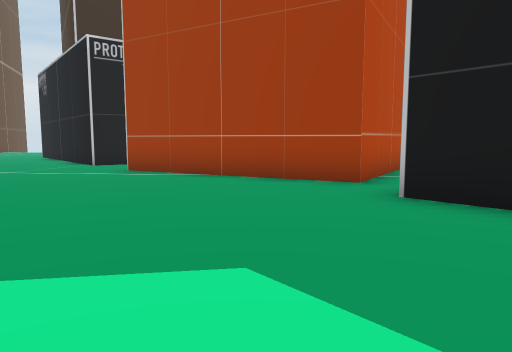
View 1 (above)

22 first-person views from a walk through a Unity game level. The camera is 1.3 m above the floor, tilts 6° down and sees 70° across. The floor is counted in squares, 2 m on a side. Each view is taken from the middle of a square. On the plan, view 1 faces up. The plan holds only what a view shows up to about 11 squares ahead; the rest is blank. The place goes on beyond the plan.

View 2
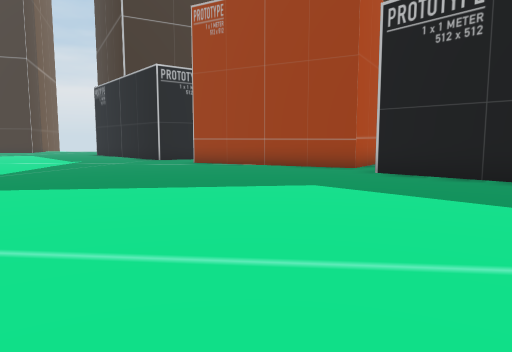

View 3
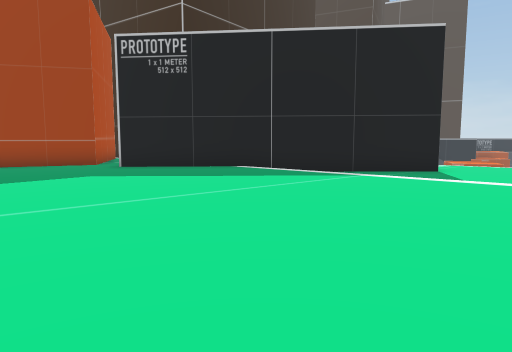

View 4
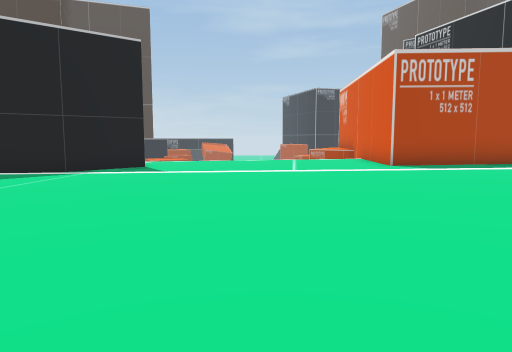

View 5
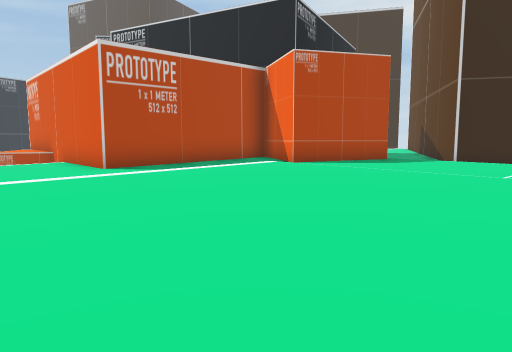

View 6
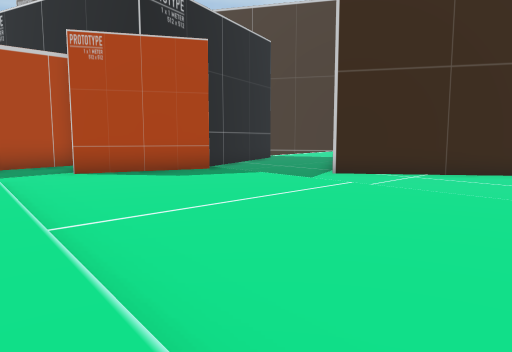

View 7
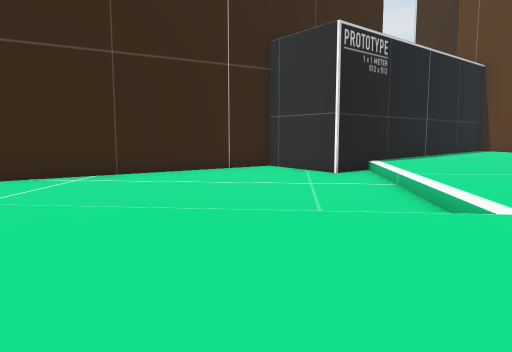

View 8
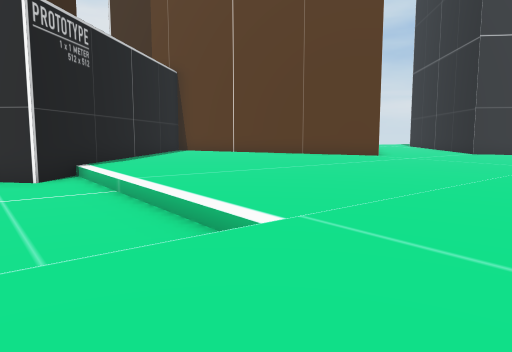

View 9
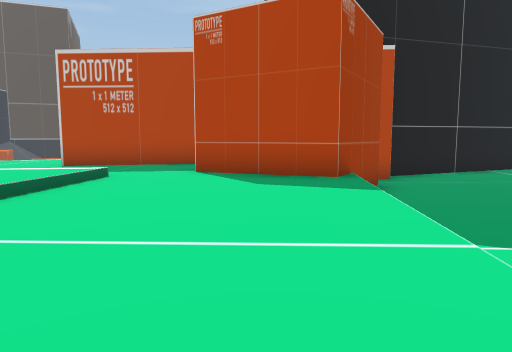

View 10
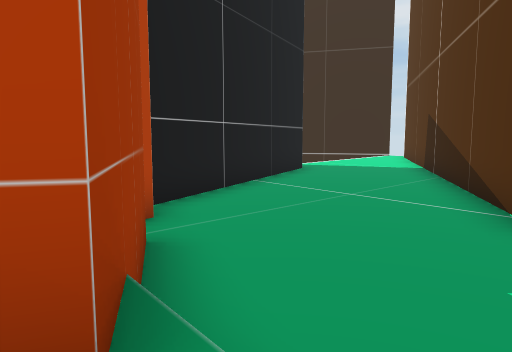

View 11
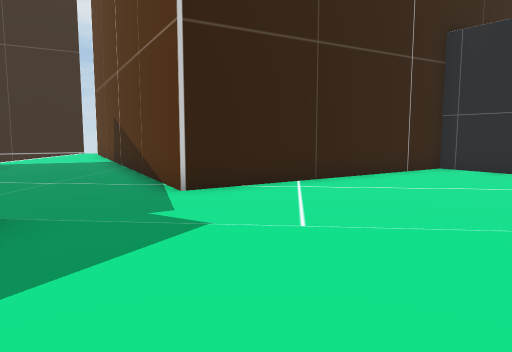

View 12
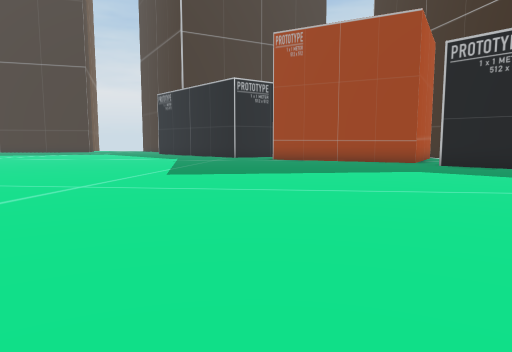

View 13
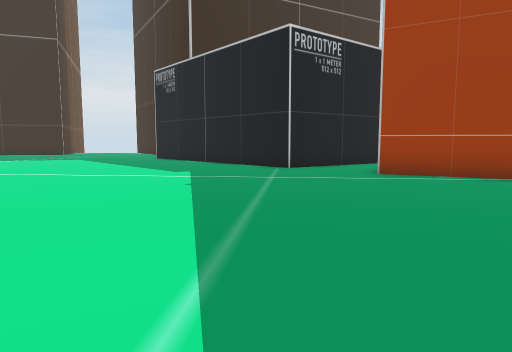

View 14
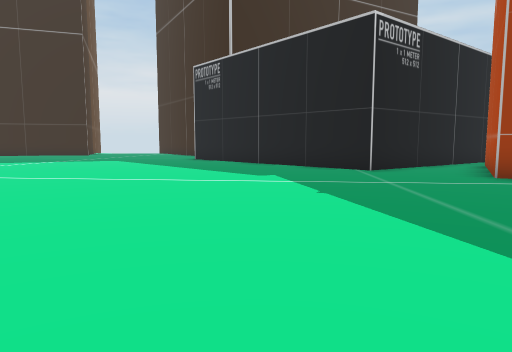

View 15
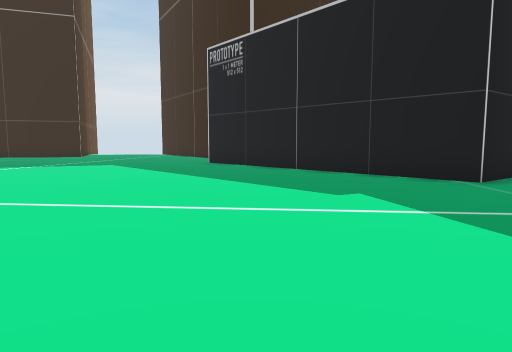

View 16
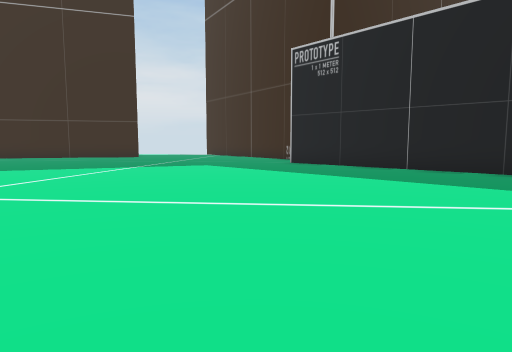

View 17
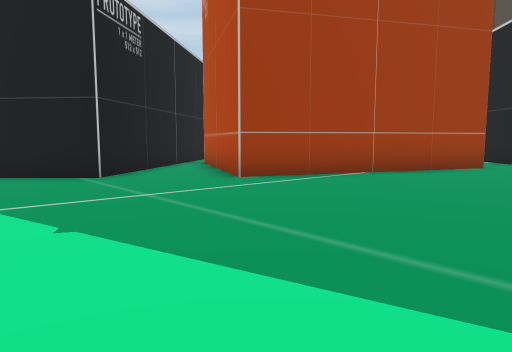

View 18
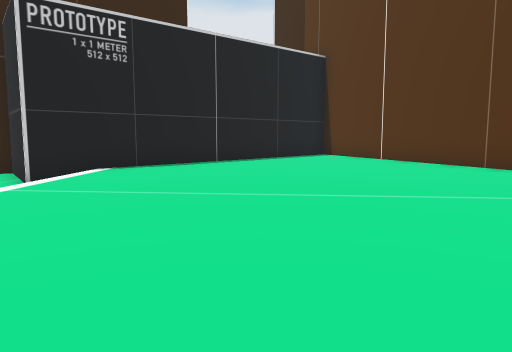

View 19
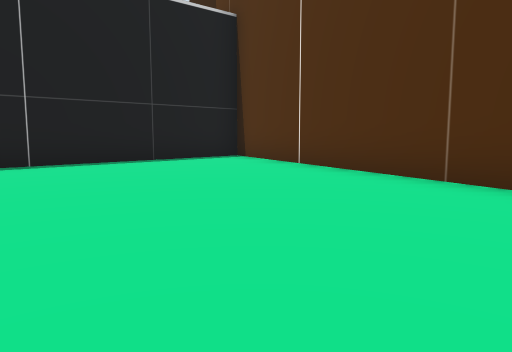

View 20
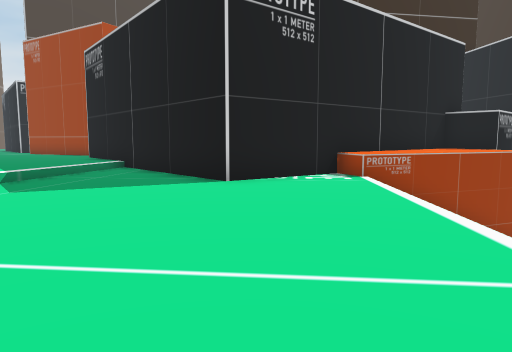

View 21
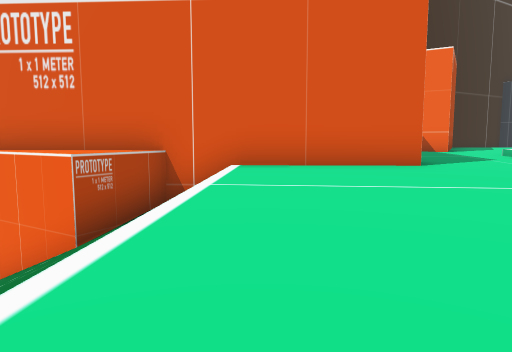

View 22
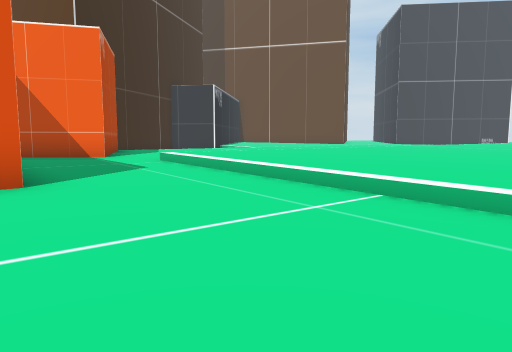

### Floor plan
Key: @ floor where view 1 was taken; # wall or solid block; . main floor; : floor 0.25 m higher than the main floor; - floor 0.25 m lower than the main floor; + floor 0.5 m higher than the main floor; _ floor 0.5 m lower than the main floor; < floor 0.75 m lower than the main floor; / step, stairs or slope; = window, fence, low wall or low ledge; ^ raised ledge.
Columns run from 17 left of view 1 to 12 right of it. Each row starts with its distance up from view 1.
 16 ________##
 15 _________##
 14 __________##  ###
 13 ___________####_#
 12 ____________##__#
 11  --____________##
 10  ------------_##
  9   ------------###   #
  8    -------------#####
  7    ---------------##--#
  6     -----------------##
  5      - -------------
  4       ...----------##
  3       .............-##
  2        ..............##
  1        ............../##
  0         .........@.../-##  ^#
 -1          ............/--###^##
 -2          ............/--##-/
 -3           ::::::...../-----/
 -4            ::::::::::------/
 -5            ::::::::::------/
 -6             :::::::::..----//
 -7             :::::::::......///
 -8             ::::::::/......///
 -9              :::::::/......//#
-10               ++++++/..#######
-11             ++++++++/..#
-12             ::://////..#
-13             :::::::::::#
-14          ::::::::::::#:#
-15      /::::::::::::::####
-16 ----------/===/::::####
-17 ..........__    <<<<####
-18 .........._____________##
-19   ......./______________#
-20  ......../______________#
-21 ........./________#_____##
-22 ........./_______###_____#
-23 ::::::.../#____### #_____#
-24 #:::::::####-###   ##____#
-25 #::::::##  ###      ##---#
-26 ##::::##             #--
-27  #:::##              ##-
-28  #####
-29   ##

Positions as (right, up) in squares from view 1, and headings:
1: (0, 0), facing up
2: (-1, -4), facing up
3: (-3, -6), facing up-right
4: (-4, -6), facing right
5: (-3, -6), facing down-right
6: (-5, -11), facing down-right
7: (-5, -13), facing down
8: (-5, -14), facing down-left
9: (-4, -15), facing right
10: (1, -16), facing down-right
11: (0, -14), facing down
12: (-4, -7), facing up
13: (-6, 1), facing up
14: (-8, 2), facing up
15: (-9, 5), facing up
16: (-12, 5), facing up
17: (-8, 4), facing up-right
18: (-12, -15), facing down
19: (-15, -19), facing down
20: (8, -9), facing up
21: (9, -3), facing down
22: (7, -5), facing down-left
